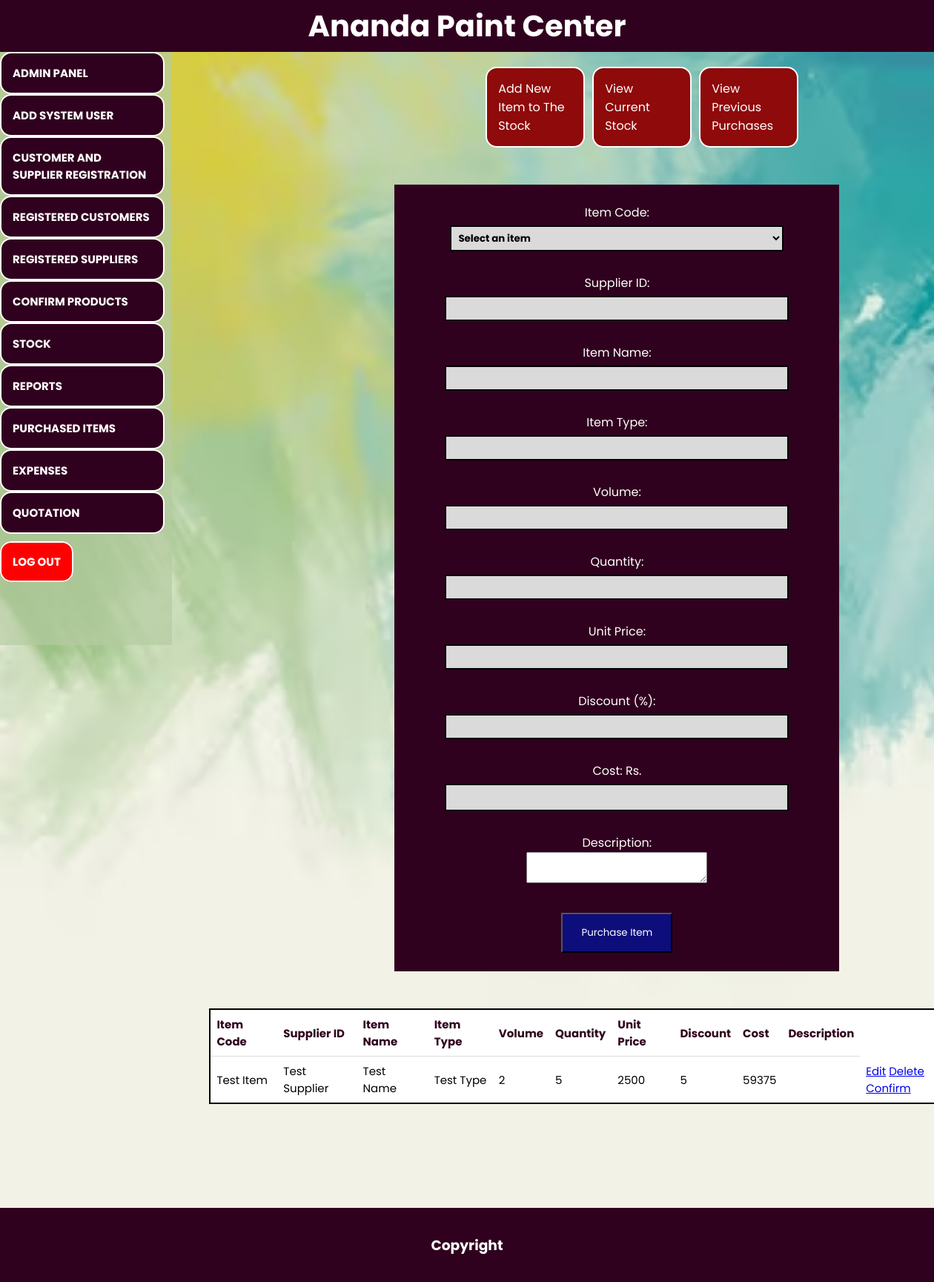
Page /Admin/purchases/purchases.php (signed in) on the committed database.
### tables this page shows
CREATE TABLE `getpurchase` (
  `purchase_id` int(11) NOT NULL,
  `item_code` text NOT NULL,
  `supplier_id` text NOT NULL,
  `item_name` text NOT NULL,
  `item_type` text NOT NULL,
  `volume` float NOT NULL,
  `quantity` int(11) NOT NULL,
  `unit_price` double NOT NULL,
  `discount` double NOT NULL,
  `total_cost` double NOT NULL,
  `description` text NOT NULL,
  `time` datetime NOT NULL
);

### Admin/purchases/purchases.php (the view, shortened to what this page needs)
<!DOCTYPE html>
<html>
<head>
    <link rel="stylesheet" href="purchasing.css">
</head>
<body>
    <?php
    $host = "localhost";
    $username = "root";
    $password = '';
    $dbname = "paintshopdb";
    $connection = mysqli_connect($host, $username, $password, $dbname);
    ?>
    <div class="header">
        <h2>Ananda Paint Center</h2>
    </div>
    <div class="bc">
        <nav>
            <a href="../admin.php">Admin Panel</a>
            <a href="../userRegistration/userReg.php">Add System User</a>
            <a href="../addCustomerSupplier/addCustomerSupplier.php">Customer and Supplier Registration</a>
            <a href="../addCustomerSupplier/viewcustomers.php">Registered Customers</a>
            <a href="../addCustomerSupplier/viewsuppliers.php">Registered Suppliers</a>
            <a href="../confirmStock/confirmstock.php">Confirm Products</a>
            <a href="../Stock/stock.php">Stock</a>
            <a href="">Reports</a>
            <a href="../purchases/purchases.php">Purchased Items</a>
            <a href="../expenses/expensesMain.php">Expenses</a>
            <a href="../quotation/quotation.php">Quotation</a>
            <span class="log-out"><a href="../../login/logout.php">Log Out</a></span>
        </nav>
        <div class="sc">
            <div class="add-new-item">
                <a href="../Stock/addStock/addstock.html">Add New Item to The Stock</a>
                <a href="../Stock/viewStock/viewstock.php">View Current Stock</a>
                <a href="viewPurchases.php">View Previous Purchases</a>
            </div>
            <form action="purchasing.php" method="post" onsubmit="validateForm()">
                <label for="item_code">Item Code:</label>
                <select id="itemCode" name="itemCode" required onchange="loadItemData()">
                    <option value="">Select an item</option>
                </select><br>
                <label for="supplier_id">Supplier ID:</label>
                <input type="text" name="supplier_id" id="supplier_id" required><br>
                <label for="item_name">Item Name:</label>
                <input type="text" name="item_name" id="item_name" required><br>
                <label for="item_type">Item Type:</label>
                <input type="text" name="item_type" id="item_type" required><br>
                <label for="volume">Volume:</label>
                <input type="text" name="volume" id="volume" required><br>
                <label for="quantity">Quantity:</label>
                <input type="text" name="quantity" id="quantity" required oninput="calculateCost()"><br>
                <label for="unit_price">Unit Price:</label>
                <input type="text" name="unit_price" id="unit_price" required oninput="calculateCost()"><br>
                <label for="discount">Discount (%):</label>
                <input type="text" name="discount" id="discount" oninput="calculateCost()"><br>
                <label for="cost">Cost: Rs.</label>
                <input type="text" id="cost" name="cost"></input><br>
                <label for="description">Description:</label>
                <textarea name="description" id="description"></textarea><br>
                <input type="submit" value="Purchase Item">
            </form>
            <table id="itemTable">
                <tr>
                    <th>Item Code</th>
                    <th>Supplier ID</th>
                    <th>Item Name</th>
                    <th>Item Type</th>
                    <th>Volume</th>
                    <th>Quantity</th>
                    <th>Unit Price</th>
                    <th>Discount</th>
                    <th>Cost</th>
                    <th>Description</th>
                </tr>
                <?php
                $query = "SELECT * FROM getpurchase";
                $result = mysqli_query($connection, $query);
                while ($row = mysqli_fetch_assoc($result)) {
                    echo "<tr>";
                    echo "<td>" . $row['item_code'] . "</td>";
                    echo "<td>" . $row['supplier_id'] . "</td>";
                    echo "<td>" . $row['item_name'] . "</td>";
                    echo "<td>" . $row['item_type'] . "</td>";
                    echo "<td>" . $row['volume'] . "</td>";
                    echo "<td>" . $row['quantity'] . "</td>";
                    echo "<td>" . $row['unit_price'] . "</td>";
                    echo "<td>" . $row['discount'] . "</td>";
                    echo "<td>" . $row['total_cost'] . "</td>";
                    echo "<td>" . $row['description'] . "</td>";
                    echo "<td>
                    <a href='edit_purchase.php?id=" . $row['purchase_id'] . "'>Edit</a>
                    <a href='delete_purchase.php?id=" . $row['purchase_id'] . "'>Delete</a>
                    <a href='confirm_purchase.php?id=" . $row['purchase_id'] . "'>Confirm</a>
                  </td>";
                    echo "</tr>";
                }
                ?>
            </table>
        </div>
    </div>
    <div class="footer">
        <h3>Copyright</h3>
    </div>
</body>
</html>

### Admin/purchases/purchasing.css (style rules this page uses)
* { margin: 0; padding: 0; font-family: 'Poppins', sans-serif; }
body { display: flex; flex-direction: column; background-image: url(../../images/background.avif); background-size: cover; background-position: center; background-repeat: no-repeat; }
nav { height: 100vh; background-color: rgba(182, 204, 161, 0.7); width: 20vw; display: flex; flex-direction: column; }
nav a { color: rgb(255, 255, 255); text-decoration: none; border: 2px solid rgb(255, 255, 255); margin-right: 10px; padding: 15px; background-color: rgb(48, 1, 30); font-size: 15px; text-transform: uppercase; border-radius: 15px; font-weight: 700; }
nav>span { margin-top: 25px; }
nav span>a { background-color: rgb(255, 0, 0); }
.bc { display: flex; flex-direction: row; }
.sc { display: flex; flex-direction: column; }
form { display: flex; flex-direction: column; flex-wrap: wrap; justify-content: center; align-items: center; width: 600px; height: fit-content; padding-top: 25px; padding-bottom: 25px; margin-top: 50px; margin-left: 300px; justify-content: center; background-color: rgb(48, 1, 30); color: rgb(255, 255, 255); }
input[type="text"], select { width: 75%; padding: 5px; margin: 5px 0 5px 0; display: block; border: none; background: #dadada; font-weight: bolder; color: black; border: 2px solid black; }
input[type="submit"] { background-color: rgb(13, 13, 124); padding: 15px; color: white; margin-top: 15px; width: 25%; }
.add-new-item { display: flex; flex-direction: row; justify-content: center; align-items: center; margin-left: 250px; }
.add-new-item a { color: white; text-decoration: none; border: 2px solid rgb(255, 255, 255); width: 100px; margin-right: 10px; padding: 15px; margin-top: 20px; background-color: rgb(143, 10, 10); border-radius: 15px; }
#cost { font-size: 15px; }
.header { background-color: rgb(48, 1, 30); }
h2 { text-align: center; color: rgb(255, 255, 255); font-size: 40px; padding: 5px; }
.footer { background-color: rgb(48, 1, 30); height: 100px; margin-top: 140px; display: grid; place-items: center; }
.footer h3 { text-align: center; color: rgb(255, 255, 255); }
table { margin-top: 50px; margin-left: 50px; width: 100%; border-collapse: collapse; border: 2px solid black; background-color: white; }
th { color: rgb(48, 1, 30); }
th, td { padding: 8px; text-align: left; border-bottom: 1px solid #ddd; font-size: 15px; }

### rows in the picture
getpurchase: item_code "Test Item", supplier "Test Supplier", item_name "Test Name", item_type "Test Type", volume "2", quantity "5", unit_price "2500", discount "5", total_cost "59375"
